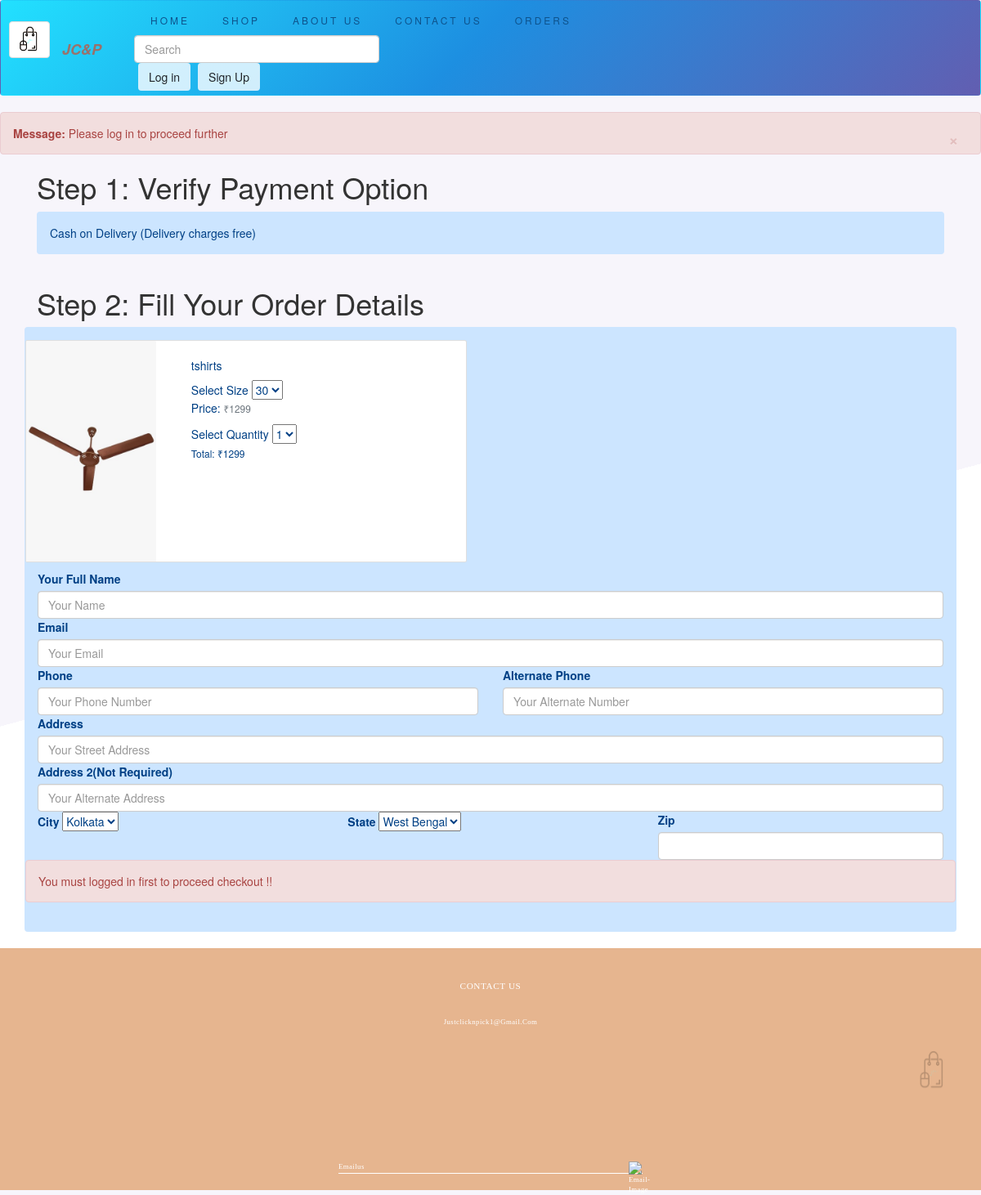
The page /checkout/6 on the database as committed earlier.
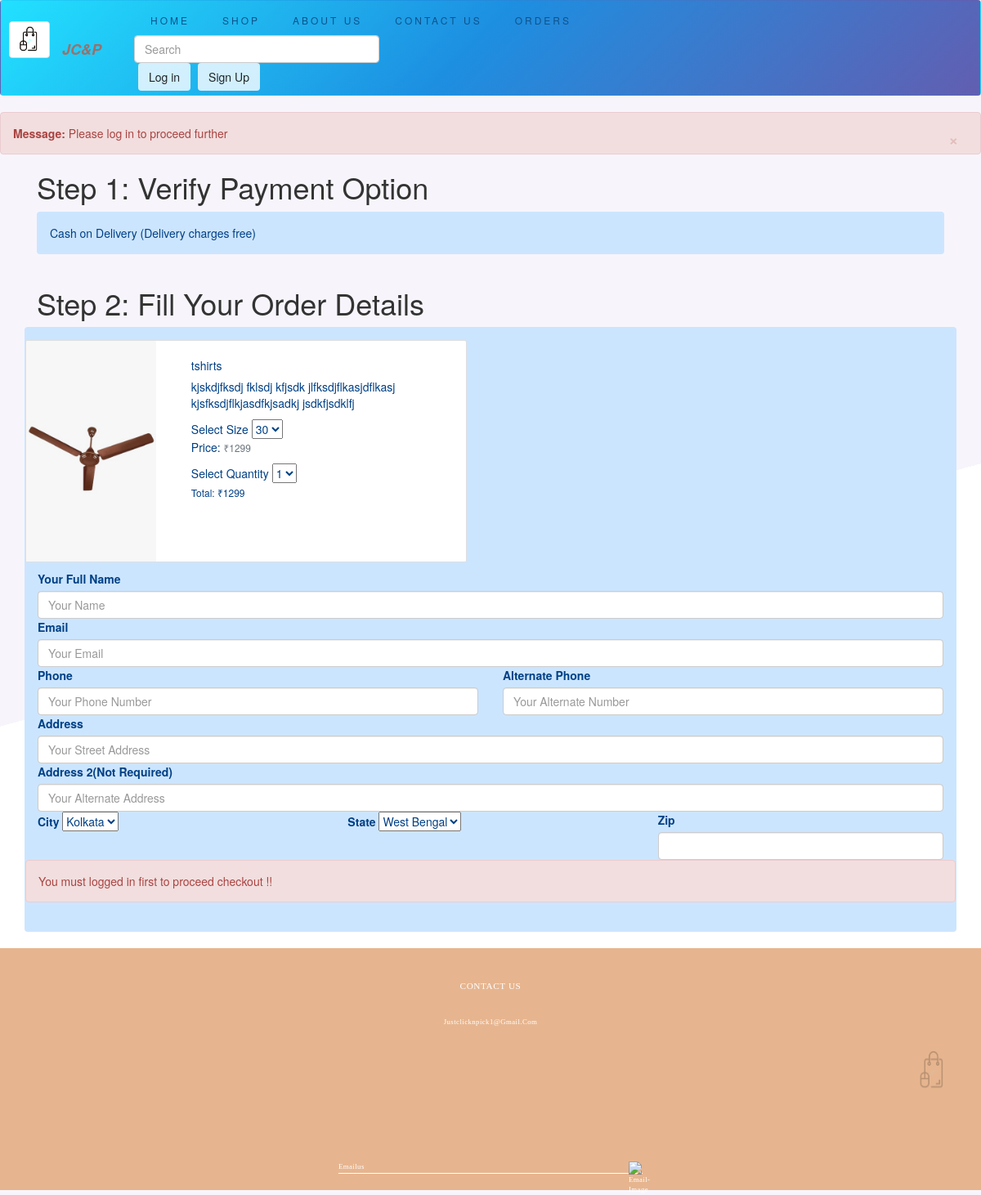
The same page on the database as committed later.
### just/models.py (models this page shows, shortened)
class Product(models.Model):
    product_id = models.AutoField(primary_key=True)
    product_name = models.CharField(max_length=100,blank=False)
    product_price = models.CharField(max_length=100,blank=False)
    category = models.CharField(max_length=100,blank=False)
    subcategory = models.CharField(max_length = 100,blank=False)
    manufacturer_detail = models.CharField(max_length=100,blank=True)
    seller_name = models.CharField(max_length=100,blank=True)
    desc = models.CharField(max_length =1000,blank=False)
    short_desc = models.CharField(max_length =500,blank=True,default="")
    warranty_period = models.CharField(max_length=1000,blank=False,default="")
    refundable = models.CharField(max_length=1000,blank=False,default="")
    date = models.DateTimeField(auto_now_add=True)
    image = models.ImageField(upload_to="shop/images")
    image1 = models.ImageField(upload_to="shop/images",blank=True)
    image2 = models.ImageField(upload_to="shop/images",blank=True)
    image3 = models.ImageField(upload_to="shop/images",blank=True)
    image4 = models.ImageField(upload_to="shop/images",blank=True)
    size1 = models.CharField(max_length=100,default="",blank=True)
    size2 = models.CharField(max_length=100,default="",blank=True)
    size3 = models.CharField(max_length=100,default="",blank=True)
    size4 = models.CharField(max_length=100,default="",blank=True)
    size5 = models.CharField(max_length=100,default="",blank=True)
    instock = models.CharField(max_length=100,blank=True)

### just/views.py (the view, shortened to what this page needs)
# urls.py: path("checkout/<int:id>",views.checkout,name="checkout"),
def checkout(request,id):
    product = Product.objects.filter(product_id = id,instock__gte = 1)
    if not request.user.is_authenticated:
        messages.error(request,'Please log in to proceed further')
    if len(product) > 0:
        return render(request,'shop/checkout.html',{"product":product})
    return httpresponse("404 error")

### just/templates/shop/checkout.html (shortened to what the changed rows need)
{% extends 'shop/base.html' %}
{% block body %}
    <div class="container">
        <h1>Step 1: Verify Payment Option</h1>
    </div>
    <div class="container">
        <h1>Step 2: Fill Your Order Details</h1>
    </div>
    <div class="container alert alert-primary">
        <form class="row g-3" action="/checkout/{{product.0.product_id}}" id="checkout" method="post">
            <div class="card mb-3" style="max-width: 540px;">
                <div class="row g-0">
                  <div class="col-md-4">
                    <img class="card-img-top" src="\media\{{product.0.image}}" alt="...">
                  </div>
                  <div class="col-md-8">
                    <div class="card-body">
                      <h5 class="card-title">{{product.0.product_name}}</h5>
                      <p class="card-text">{{product.0.short_desc}}</p>
                      {% if product.0.category == 'Pants' or product.0.category == 'Garments' or product.0.category == 'Kurti'%}
                      <span>Select Size </span>
                      <select name="size" id="size" class="form-select">
                        {% if product.0.size2%}
                        <option selected>{{product.0.size2}}</option>
                        {% endif %}
                      </select>
                      {% endif %}
                      <p class="card-text">Price: <small class="text-muted">₹{{product.0.product_price}}</small></p>
                      <span>Select Quantity</span>
                      <select name="quantity1" id="quantity1" onchange="quantity();" class="form-select">
                        <option>1</option>
                      </select>
                      <h6 class="my-2" id="total_Price">Total: ₹{{product.0.product_price}}</h6>
                    </div>
                  </div>
                </div>
              </div>
          </form>
    </div>
{% endblock %}

Rows that differ between the two databases and show on the page:
changed Product "tshirts": short_desc (not shown) → "kjskdjfksdj fklsdj kfjsdk jlfksdjflkasjdflkasj kjsfksdjflkjasdfkjsadkj jsdkfjsdklfj"
